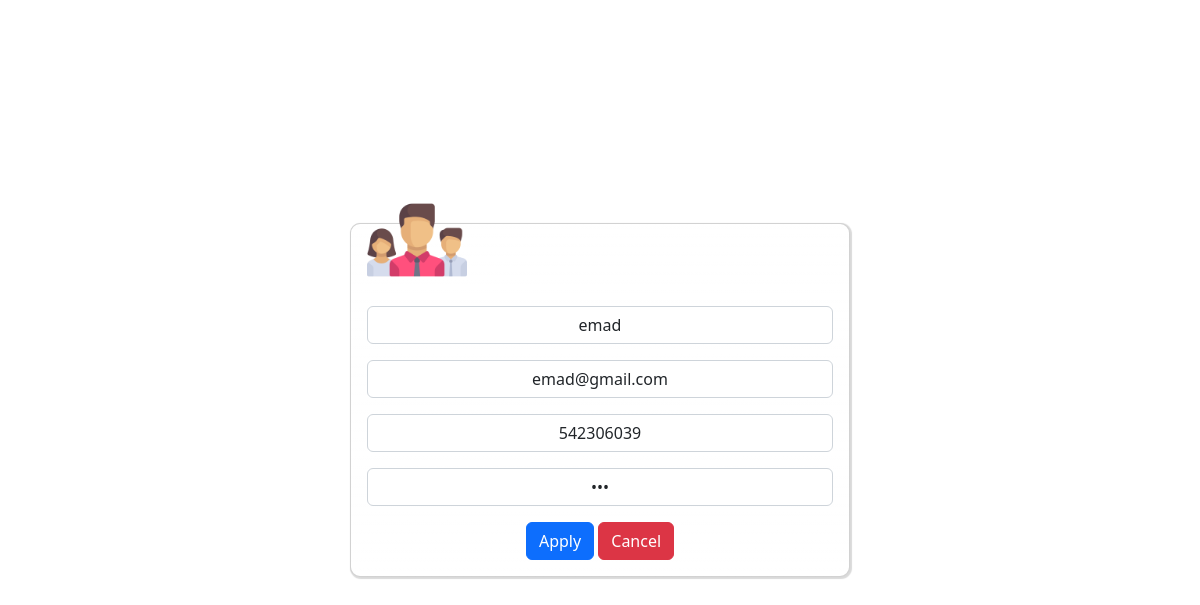
The page /pages/accountSetting.php?userID=1 (signed in) on the database its author committed.
### tables this page shows
CREATE TABLE `user` (
  `id` int(11) NOT NULL,
  `username` varchar(50) NOT NULL,
  `Email` varchar(50) NOT NULL,
  `Phone` int(11) NOT NULL,
  `password` varchar(50) NOT NULL,
  `userType` varchar(50) NOT NULL DEFAULT 'customer'
);

### pages/accountSetting.php (the view, shortened to what this page needs)
<?php
require 'LoginCheck.php';
$userID = $_GET['userID'];
$sql = "SELECT * FROM `user` WHERE `id` = $userID";
$result = mysqli_query($conn,$sql);
$row = mysqli_fetch_assoc($result);
$oldName = $row['username'];
$oldPhone = $row['Phone'];
$oldEmail = $row['Email'];
$password = $row['password'];
?>
<!DOCTYPE html>
<html lang="en">
<head>
    <link href="https://cdn.jsdelivr.net/npm/bootstrap@5.2.3/dist/css/bootstrap.min.css" rel="stylesheet">
    <link rel="stylesheet" href="../css/styles.css">
</head>
<body>
<div class="card .bg-light bg-gradient" id="pup">
        <img class="add-user-img" src="../css/images/team.png" alt="Add User">
        <form method="post" autocomplete="off">
        <div class="mb-3 mt-3"><input type="text" class="form-control" name="username" placeholder="Username" required value=<?php echo $oldName; ?>> </div>
        <div class="mb-3 mt-3"><input type="email" class="form-control" name="email" placeholder="email" required value=<?php echo  $oldEmail; ?>> </div>
        <div class="mb-3 mt-3"><input type="number" class="form-control" name="phone" placeholder="Phone"  required value=<?php echo $oldPhone; ?>> </div>
        <div class="mb-3 mt-3"><input type="password" class="form-control" name="password" placeholder="password" value=<?php echo $password; ?>> </div>
        <button type="submit" name="apply" class="btn btn-primary">Apply</button>
        <button type="submit" name="cancel" class="btn btn-danger" onClick="document.location.href='customers.php'" >Cancel</button>
        </form>
    </div>
</body>
</html>

### css/styles.css (style rules this page uses)
input { text-align:center; }
input[type=number] { -moz-appearance:textfield; }
.card { border-radius: 10px; box-shadow: 1px 1px 1px 1px rgb(0 0 0/15%); padding: 1em; position: absolute; top: 50%; left: 50%; text-align: center; width: 500px; transform: translate(-50%,-50%); transition: all .5s; opacity: 1; }
.add-user-img { width: 100px; height: 100px; margin-top: -50px; }

### rows shown on the page
user: username "emad", email "emad@gmail.com", phone "542306039"
